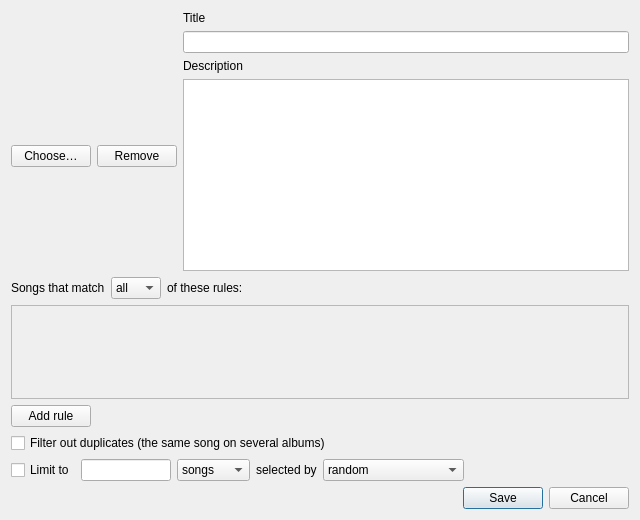
<?xml version="1.0" encoding="UTF-8"?>
<ui version="4.0">
 <class>playlistEditDialog</class>
 <widget class="QDialog" name="playlistEditDialog">
  <property name="geometry">
   <rect>
    <x>0</x>
    <y>0</y>
    <width>640</width>
    <height>520</height>
   </rect>
  </property>
  <property name="windowTitle">
   <string>Edit auto-playlist</string>
  </property>
  <layout class="QVBoxLayout" name="verticalLayout">
   <item>
    <layout class="QHBoxLayout" name="horizontalLayout">
     <item>
      <layout class="QVBoxLayout" name="imageLayout">
       <item>
        <layout class="QHBoxLayout" name="horizontalLayout_2">
         <property name="topMargin">
          <number>0</number>
         </property>
         <item>
          <widget class="QLabel" name="playlistEditImage">
           <property name="minimumSize">
            <size>
             <width>128</width>
             <height>128</height>
            </size>
           </property>
           <property name="maximumSize">
            <size>
             <width>128</width>
             <height>128</height>
            </size>
           </property>
           <property name="toolTip">
            <string>Click to choose an image</string>
           </property>
           <property name="text">
            <string/>
           </property>
           <property name="pixmap">
            <pixmap>../assets/list-music.svg</pixmap>
           </property>
           <property name="scaledContents">
            <bool>true</bool>
           </property>
           <property name="alignment">
            <set>Qt::AlignmentFlag::AlignCenter</set>
           </property>
          </widget>
         </item>
        </layout>
       </item>
       <item>
        <layout class="QHBoxLayout" name="imageButtonsLayout">
         <item>
          <widget class="QPushButton" name="playlistEditChooseImageButton">
           <property name="text">
            <string>Choose…</string>
           </property>
          </widget>
         </item>
         <item>
          <widget class="QPushButton" name="playlistEditRemoveImageButton">
           <property name="text">
            <string>Remove</string>
           </property>
          </widget>
         </item>
        </layout>
       </item>
       <item>
        <spacer name="imageSpacer">
         <property name="orientation">
          <enum>Qt::Orientation::Vertical</enum>
         </property>
         <property name="sizeHint" stdset="0">
          <size>
           <width>20</width>
           <height>10</height>
          </size>
         </property>
        </spacer>
       </item>
      </layout>
     </item>
     <item>
      <layout class="QVBoxLayout" name="textLayout">
       <item>
        <widget class="QLabel" name="playlistEditTitleLabel">
         <property name="text">
          <string>Title</string>
         </property>
         <property name="buddy">
          <cstring>playlistEditTitle</cstring>
         </property>
        </widget>
       </item>
       <item>
        <widget class="QLineEdit" name="playlistEditTitle"/>
       </item>
       <item>
        <widget class="QLabel" name="playlistEditDescriptionLabel">
         <property name="text">
          <string>Description</string>
         </property>
         <property name="buddy">
          <cstring>playlistEditDescription</cstring>
         </property>
        </widget>
       </item>
       <item>
        <widget class="QPlainTextEdit" name="playlistEditDescription">
         <property name="tabChangesFocus">
          <bool>true</bool>
         </property>
        </widget>
       </item>
      </layout>
     </item>
    </layout>
   </item>
   <item>
    <layout class="QHBoxLayout" name="autoPlaylistMatchRow">
     <item>
      <widget class="QLabel" name="autoPlaylistRulesLabel">
       <property name="text">
        <string>Songs that match</string>
       </property>
      </widget>
     </item>
     <item>
      <widget class="QComboBox" name="autoPlaylistMatchCombo">
       <item>
        <property name="text">
         <string>all</string>
        </property>
       </item>
       <item>
        <property name="text">
         <string>any</string>
        </property>
       </item>
      </widget>
     </item>
     <item>
      <widget class="QLabel" name="autoPlaylistRulesLabelEnd">
       <property name="text">
        <string>of these rules:</string>
       </property>
      </widget>
     </item>
     <item>
      <spacer name="autoPlaylistMatchRowSpacer">
       <property name="orientation">
        <enum>Qt::Orientation::Horizontal</enum>
       </property>
       <property name="sizeHint" stdset="0">
        <size>
         <width>40</width>
         <height>20</height>
        </size>
       </property>
      </spacer>
     </item>
    </layout>
   </item>
   <item>
    <widget class="QScrollArea" name="autoPlaylistRulesScroll">
     <property name="widgetResizable">
      <bool>true</bool>
     </property>
     <widget class="QWidget" name="autoPlaylistRulesContents">
      <layout class="QVBoxLayout" name="autoPlaylistRulesLayout">
       <item>
        <spacer name="autoPlaylistRulesSpacer">
         <property name="orientation">
          <enum>Qt::Orientation::Vertical</enum>
         </property>
         <property name="sizeHint" stdset="0">
          <size>
           <width>20</width>
           <height>40</height>
          </size>
         </property>
        </spacer>
       </item>
      </layout>
     </widget>
    </widget>
   </item>
   <item>
    <layout class="QHBoxLayout" name="autoPlaylistRuleButtons">
     <item>
      <widget class="QPushButton" name="autoPlaylistAddRuleButton">
       <property name="text">
        <string>Add rule</string>
       </property>
       <property name="icon">
        <iconset>
         <normaloff>../assets/plus.svg</normaloff>../assets/plus.svg</iconset>
       </property>
      </widget>
     </item>
     <item>
      <spacer name="autoPlaylistRuleButtonsSpacer">
       <property name="orientation">
        <enum>Qt::Orientation::Horizontal</enum>
       </property>
       <property name="sizeHint" stdset="0">
        <size>
         <width>40</width>
         <height>20</height>
        </size>
       </property>
      </spacer>
     </item>
    </layout>
   </item>
   <item>
    <widget class="QCheckBox" name="autoPlaylistNoDuplicatesCheck">
     <property name="toolTip">
      <string>Songs with the same artist and title count as one, keeping the first</string>
     </property>
     <property name="text">
      <string>Filter out duplicates (the same song on several albums)</string>
     </property>
    </widget>
   </item>
   <item>
    <layout class="QHBoxLayout" name="autoPlaylistLimitRow">
     <item>
      <widget class="QCheckBox" name="autoPlaylistLimitCheck">
       <property name="text">
        <string>Limit to</string>
       </property>
      </widget>
     </item>
     <item>
      <widget class="QLineEdit" name="autoPlaylistLimitAmount">
       <property name="maximumSize">
        <size>
         <width>90</width>
         <height>16777215</height>
        </size>
       </property>
       <property name="toolTip">
        <string>Type a number, or use the Up and Down keys</string>
       </property>
       <property name="minimum" stdset="0">
        <number>1</number>
       </property>
       <property name="maximum" stdset="0">
        <number>999999</number>
       </property>
       <property name="value" stdset="0">
        <number>25</number>
       </property>
      </widget>
     </item>
     <item>
      <widget class="QComboBox" name="autoPlaylistLimitUnit">
       <property name="currentIndex">
        <number>4</number>
       </property>
       <item>
        <property name="text">
         <string>minutes</string>
        </property>
       </item>
       <item>
        <property name="text">
         <string>hours</string>
        </property>
       </item>
       <item>
        <property name="text">
         <string>GB</string>
        </property>
       </item>
       <item>
        <property name="text">
         <string>MB</string>
        </property>
       </item>
       <item>
        <property name="text">
         <string>songs</string>
        </property>
       </item>
       <item>
        <property name="text">
         <string>albums</string>
        </property>
       </item>
      </widget>
     </item>
     <item>
      <widget class="QLabel" name="autoPlaylistLimitByLabel">
       <property name="text">
        <string>selected by</string>
       </property>
      </widget>
     </item>
     <item>
      <widget class="QComboBox" name="autoPlaylistLimitOrder">
       <item>
        <property name="text">
         <string>random</string>
        </property>
       </item>
       <item>
        <property name="text">
         <string>most often played</string>
        </property>
       </item>
       <item>
        <property name="text">
         <string>least often played</string>
        </property>
       </item>
       <item>
        <property name="text">
         <string>most recently added</string>
        </property>
       </item>
       <item>
        <property name="text">
         <string>least recently added</string>
        </property>
       </item>
       <item>
        <property name="text">
         <string>most recently played</string>
        </property>
       </item>
       <item>
        <property name="text">
         <string>least recently played</string>
        </property>
       </item>
      </widget>
     </item>
     <item>
      <spacer name="autoPlaylistLimitRowSpacer">
       <property name="orientation">
        <enum>Qt::Orientation::Horizontal</enum>
       </property>
       <property name="sizeHint" stdset="0">
        <size>
         <width>40</width>
         <height>20</height>
        </size>
       </property>
      </spacer>
     </item>
    </layout>
   </item>
   <item>
    <widget class="QDialogButtonBox" name="playlistEditButtonBox">
     <property name="orientation">
      <enum>Qt::Orientation::Horizontal</enum>
     </property>
     <property name="standardButtons">
      <set>QDialogButtonBox::StandardButton::Cancel|QDialogButtonBox::StandardButton::Save</set>
     </property>
    </widget>
   </item>
  </layout>
 </widget>
 <tabstops>
  <tabstop>playlistEditTitle</tabstop>
  <tabstop>playlistEditDescription</tabstop>
  <tabstop>playlistEditChooseImageButton</tabstop>
  <tabstop>playlistEditRemoveImageButton</tabstop>
 </tabstops>
 <resources/>
 <connections/>
</ui>
